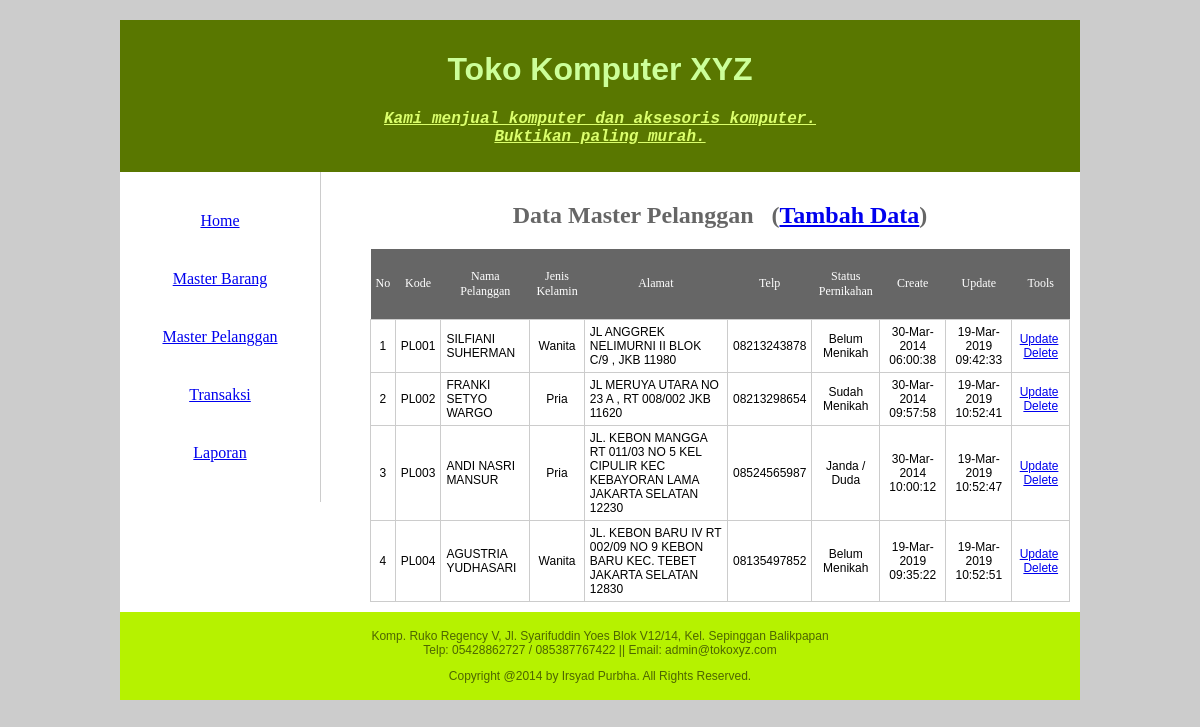
Screenshot of /Pertemuan8/index.php?page=master_pelanggan with the database file from the repository.
### tables this page shows
CREATE TABLE `pelanggan` (
  `kdpel` varchar(5) NOT NULL,
  `pel_nama` varchar(50) NOT NULL,
  `pel_jk` int(2) NOT NULL,
  `pel_alamat` varchar(100) NOT NULL,
  `pel_telp` varchar(20) NOT NULL,
  `pel_kawin` int(2) NOT NULL,
  `pel_create` datetime NOT NULL,
  `pel_update` timestamp NULL DEFAULT NULL ON UPDATE current_timestamp(),
  PRIMARY KEY (`kdpel`)
);

### Pertemuan8/pelanggan/data_pelanggan.php (called while the page is built, shortened)
<?php
	function ambil_pelanggan($kode=NULL)
	{
		$konek = con();
		if ($kode != NULL) { $cari="WHERE kdpel = '$kode'"; } else { $cari=""; }
		$query = mysqli_query($konek,"SELECT * FROM pelanggan $cari ORDER BY kdpel ASC");
		if (!$query) { echo mysqli_error($konek); } else { return $query; }
	}
?>

### Pertemuan8/fungsi.php (called while the page is built, shortened)
<?php
	function tanggal($tgl)
	{
		return date('d-M-Y H:i:s',strtotime($tgl));
	}
	function jk($kode)
	{
		if ($kode == 1) { return 'Pria'; } else { return 'Wanita'; }
	}
	function kawin($kode)
	{
		if ($kode == 0) { return 'Belum Menikah'; }
		else if ($kode == 1) { return 'Sudah Menikah'; }
		else { return 'Janda / Duda'; }
	}
?>

### Pertemuan8/pelanggan/view_pelanggan.php (the view)
<h2>
	Data Master Pelanggan &nbsp;
	(<a href='index.php?page=add_pelanggan'>Tambah Data</a>)
</h2>
<table>
	<tr>
    	<th>No</th><th>Kode</th><th>Nama Pelanggan</th><th>Jenis Kelamin</th><th>Alamat</th><th>Telp</th>
        <th>Status Pernikahan</th><th>Create</th><th>Update</th><th>Tools</th>
    </tr>
    <?php
		$no = 1;
		$data = ambil_pelanggan();
		while($row = mysqli_fetch_array($data))
		{
			$kdpel = $row['kdpel'];
			echo "<tr>";
				echo "<td align='center'>".$no."</td>";
				echo "<td align='center'>".$kdpel."</td>";
				echo "<td>".$row['pel_nama']."</td>";
				echo "<td align='center'>".jk($row['pel_jk'])."</td>";
				echo "<td>".$row['pel_alamat']."</td>";
				echo "<td>".$row['pel_telp']."</td>";
				echo "<td align='center'>".kawin($row['pel_kawin'])."</td>";
				echo "<td align='center'>".tanggal($row['pel_create'])."</td>";
				echo "<td align='center'>".tanggal($row['pel_update'])."</td>";
				echo "<td align='center'>";
		?>
        <a href='index.php?page=edit_pelanggan&kdpel=<?php echo $kdpel ?>'>Update</a>&nbsp;
        <a href='index.php?page=delete_pelanggan&kdpel=<?php echo $kdpel ?>'>Delete</a>
    	<?php
        		echo "</td>";
			echo "</tr>";
			$no++;
		}
	?>
</table>

### Pertemuan8/css/table.css (style rules this page uses)
td { border: 1px solid #CCC; font-family: "Trebuchet MS", Arial, Helvetica, sans-serif; font-size: 12px; margin: 0px; padding: 5px; }
table { border-collapse: collapse; padding: 0px; width: 100%; margin: 0px; }
th { font-family: Impact; font-size: 12px; font-weight: normal; color: #FFF; background-color: #666; text-align: center; margin: 0px; padding-top: 20px; padding-right: 5px; padding-bottom: 20px; padding-left: 5px; }

### Pertemuan8/css/design.css (style rules this page uses)
h2 { font-family: "Comic Sans MS", cursive; color: #666; text-align: center; width: 100%; }
body { background-color: #CCC; margin: 0px; padding: 0px; }

### rows the page displays
pelanggan: kdpel "PL001", pel_nama "SILFIANI SUHERMAN", pel_jk "Wanita", pel_alamat "JL ANGGREK NELIMURNI II BLOK C/9 , JKB 11980", pel_telp "08213243878", pel_kawin "Belum Menikah", pel_create "30-Mar-2014 06:00:38", pel_update "19-Mar-2019 09:42:33"
pelanggan: kdpel "PL002", pel_nama "FRANKI SETYO WARGO", pel_jk "Pria", pel_alamat "JL MERUYA UTARA NO 23 A , RT 008/002 JKB 11620", pel_telp "08213298654", pel_kawin "Sudah Menikah", pel_create "30-Mar-2014 09:57:58", pel_update "19-Mar-2019 10:52:41"
pelanggan: kdpel "PL003", pel_nama "ANDI NASRI MANSUR", pel_jk "Pria", pel_alamat "JL. KEBON MANGGA RT 011/03 NO 5 KEL CIPULIR KEC KEBAYORAN LAMA JAKARTA SELATAN 12230", pel_telp "08524565987", pel_kawin "Janda / Duda", pel_create "30-Mar-2014 10:00:12", pel_update "19-Mar-2019 10:52:47"
pelanggan: kdpel "PL004", pel_nama "AGUSTRIA YUDHASARI", pel_jk "Wanita", pel_alamat "JL. KEBON BARU IV RT 002/09 NO 9 KEBON BARU KEC. TEBET JAKARTA SELATAN 12830", pel_telp "08135497852", pel_kawin "Belum Menikah", pel_create "19-Mar-2019 09:35:22", pel_update "19-Mar-2019 10:52:51"
